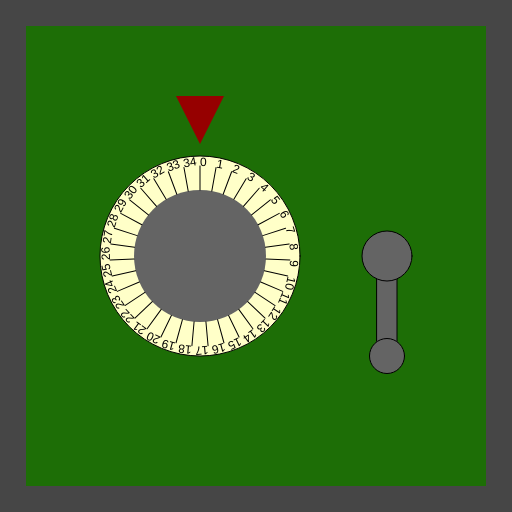
Frame 1 (no input)
Frame 60 (no input): identical to frame 1, image omitted
Frame 120 (the mouse pressed at the canvas centre since frame 60): identical to frame 1, image omitted

The p5.js sketch that drew this single still picture (run headless with seeded random() and noise() and a simulated clock; from frame 60 on, the mouse is pressed at the canvas centre):

// p5.js sketch
// ── sketch.js
/*

Officer: 4747203
CaseNum: 303-0-78086073-4747203

Case 303 - The Case of the Crooked Attorney
Stage 1 - Torvalds' Office

District Attorney Torvalds is well respected in Console City as an upstanding citizen and
enforcer of the law. Of course he’s as crooked as they come. I’ve had enough of having our
hard work at Sleuth and Co undermined by his bribes and back-payments. Let’s take take this
sucker down. I happen to know that Torvalds keeps his incriminating documents spread amongst
several safes in town. I’ll need you to bend the rules a little by breaking into them and
retrieving the incriminating evidence.

The first safe is in Torvald’s office. Crack it by doing the following:

	When the mouse button is released:
	- Make SecureLockerValue_0 equal to 14

	When any key is pressed:
	- Make SecureLockerValue_0 equal to 13

	When any key is released:
	- Make SecureLockerValue_0 equal to 12

	Whilst the mouse is moving:
	- Make SecureLockerValue_0 equal to 7

	Whilst the mouse is being dragged:
	- Make SecureLockerValue_1 equal to 47

	When the mouse button is pressed:
	- Make SecureLockerValue_1 equal to 6

	When any key is released:
	- Make SecureLockerValue_1 equal to 54

	When the mouse button is released:
	- Make SecureLockerValue_1 equal to 74



There are many possible ways of investigating this case, but you
should use ONLY the following commands:

	- The assignment operator aka. the equals sign !

*/

//declare the variables

var SecureLockerValue_0;
var SecureLockerValue_1;


function preload()
{
	//IMAGES WILL BE LOADED HERE

}

function setup()
{
	createCanvas(512,512);

	//initialise the variables
	SecureLockerValue_0 = 0;
	SecureLockerValue_1 = 0;

}

///////////////////EVENT HANDLERS///////////////////

//Add your code to these events to open the safe ...

function mouseMoved()
{
	console.log("mouseMoved", mouseX, mouseY);
}

function mouseDragged()
{
	console.log("mouseDragged", mouseX, mouseY);
}

function mousePressed()
{
	console.log("mousePressed");
}

function mouseReleased()
{
	console.log("mouseReleased");
}

function keyPressed()
{
	console.log("keyPressed", key);
}

function keyReleased()
{
	console.log("keyReleased", key);
}

///////////////DO NOT CHANGE CODE BELOW THIS POINT///////////////////

function draw()
{


	//Draw the safe door
	background(70);
	noStroke();
	fill(29,110,6);
	rect(26,26,width-52,width-52);

	//Draw the combination dial
	push();
	translate(200,height/2);
	drawDial(200, SecureLockerValue_0, 35);
	pop();

	//Draw the lever
	push();
	translate(width - 125,256);
	drawLever(SecureLockerValue_1);
	pop();

}

function drawDial(diameter,num,maxNum)
{
	//the combination lock

	var r = diameter * 0.5;
	var p = r * 0.6;

	stroke(0);
	fill(255,255,200);
	ellipse(0,0,diameter,diameter);
	fill(100);
	noStroke();
	ellipse(0,0,diameter*0.66,diameter*0.66);
	fill(150,0,0);
	triangle(
		-p * 0.4,-r-p,
		p * 0.4,-r-p,
		0,-r-p/5
	);

	noStroke();

	push();
	var inc = 360/maxNum;

	rotate(radians(-num * inc));
	for(var i = 0; i < maxNum; i++)
	{
		push();
		rotate(radians(i * inc));
		stroke(0);
		line(0,-r*0.66,0,-(r-10));
		noStroke();
		fill(0);
		text(i,0,-(r-10));
		pop();
	}

	pop();
}

function drawLever(rot)
{
	push();
	rotate(radians(-rot))
	stroke(0);
	fill(100);
	rect(-10,0,20,100);
	ellipse(0,0,50,50);
	ellipse(0,100,35,35);
	pop();
}
